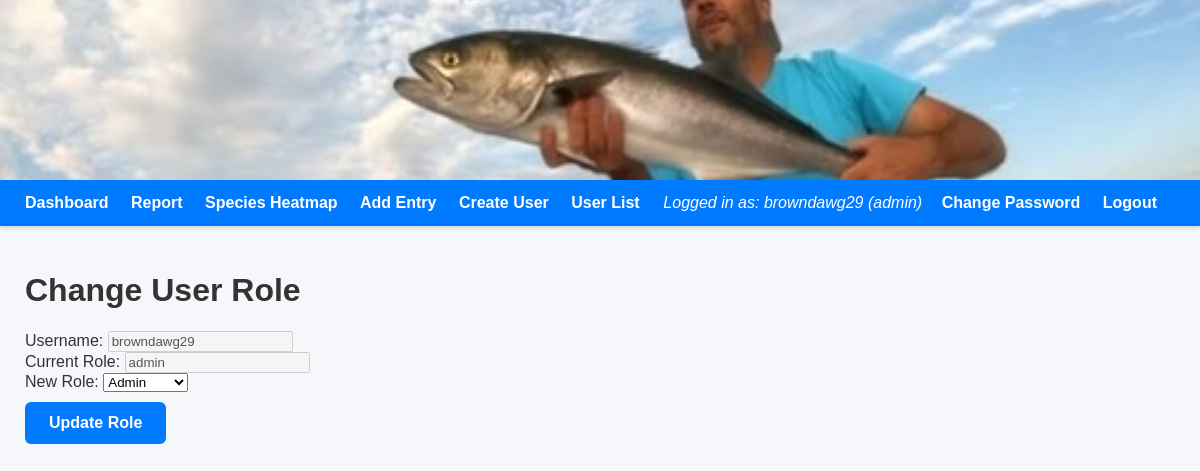
The page /change_role/1 (signed in) on the database its author committed.
### tables this page shows
CREATE TABLE users (
    id INTEGER PRIMARY KEY AUTOINCREMENT,
    username TEXT UNIQUE NOT NULL,
    password_hash TEXT NOT NULL,
    role TEXT NOT NULL
, last_login TEXT);

### app.py (the view, shortened to what this page needs)
@app.route("/change_role/<int:id>", methods=["GET", "POST"])
@login_required
def change_role(id):
    if current_user.role != "admin":
        return "Access denied", 403
    conn = get_user_connection()
    user = conn.execute(
        "SELECT id, username, role FROM users WHERE id = ?", (id,)
    ).fetchone()
    if not user:
        conn.close()
        return "User not found", 404
    conn.close()
    return render_template("edit_user_role.html", user=user)

### app.py (called while the page is built)
def get_user_connection():
    conn = sqlite3.connect("mydatabase.db")
    conn.row_factory = sqlite3.Row
    return conn

@login_manager.user_loader
def load_user(user_id):
    return User.get(user_id)

    @staticmethod
    def get(user_id):
        conn = get_user_connection()
        row = conn.execute("SELECT * FROM users WHERE id = ?", (user_id,)).fetchone()
        conn.close()
        if row:
            return User(row["id"], row["username"], row["password_hash"], row["role"], row["last_login"])
        return None

### templates/edit_user_role.html (shortened to what this page needs)
{% extends "base.html" %}
{% block content %}
<h1>Change User Role</h1>
<div class="form-card">
    <form method="POST">
        <div class="form-row">
            <label>Username:</label>
            <input type="text" value="{{ user.username }}" disabled>
        </div>
        <div class="form-row">
            <label>Current Role:</label>
            <input type="text" value="{{ user.role }}" disabled>
        </div>
        <div class="form-row">
            <label>New Role:</label>
            <select name="role" required>
                <option value="admin" {% if user.role == "admin" %}selected{% endif %}>Admin</option>
            </select>
        </div>
        <button type="submit" class="save-btn">Update Role</button>
    </form>
</div>
{% endblock %}

### templates/base.html (shortened to what this page needs)
<!DOCTYPE html>
<html>
<head>
    <link rel="stylesheet" href="https://unpkg.com/leaflet@1.9.4/dist/leaflet.css" />
</head>
<body>
<div class="header-banner">
    <img src="{{ url_for('static', filename='uploads/your_banner_image.jpg') }}" alt="TRIPSONTHEBOAT Banner">
</div>
<div class="navbar">
    <div class="nav-left">
        <a href="/">Dashboard</a>
        <a href="/report">Report</a>
        <a href="/heatmap">Species Heatmap</a>
        {% if current_user.is_authenticated and current_user.role == "admin" %}
            <a href="/add">Add Entry</a>
            <a href="/create_user">Create User</a>
            <a href="/users">User List</a>
        {% elif current_user.is_authenticated and current_user.role == "write" %}
            <a href="/add">Add Entry</a>
        {% endif %}
    </div>
    <div class="nav-right">
        {% if current_user.is_authenticated %}
            <span>Logged in as: {{ current_user.username }} ({{ current_user.role }})</span>
            <a href="/change_password">Change Password</a>
            <a href="/logout">Logout</a>
        {% else %}
            <a href="/login">Login</a>
        {% endif %}
    </div>
</div>
<div class="container">
    {% block content %}{% endblock %}
</div>
</body>
</html>

### templates/base.html (style rules this page uses)
body { font-family: Arial, sans-serif; margin: 0; padding: 0; background: #f5f7fa; color: #333; }
.header-banner { width: 100%; height: 180px; overflow: hidden; display: flex; justify-content: center; align-items: center; background: #000; }
.header-banner img { width: 100%; height: 100%; object-fit: cover; }
.navbar { background: #007bff; padding: 14px 25px; color: white; display: flex; justify-content: space-between; align-items: center; box-shadow: 0 2px 4px rgba(0,0,0,0.15); }
.nav-left a, .nav-right a { color: white; margin-right: 18px; text-decoration: none; font-weight: bold; }
.nav-right span { margin-right: 15px; font-style: italic; }
.container { padding: 25px; max-width: 1400px; margin: auto; }
.save-btn { background-color: #007bff; color: white; padding: 12px 24px; border: none; border-radius: 6px; font-size: 16px; font-weight: bold; cursor: pointer; margin-top: 10px; }

### rows shown on the page
users: username "browndawg29", role "admin", role "Admin"
